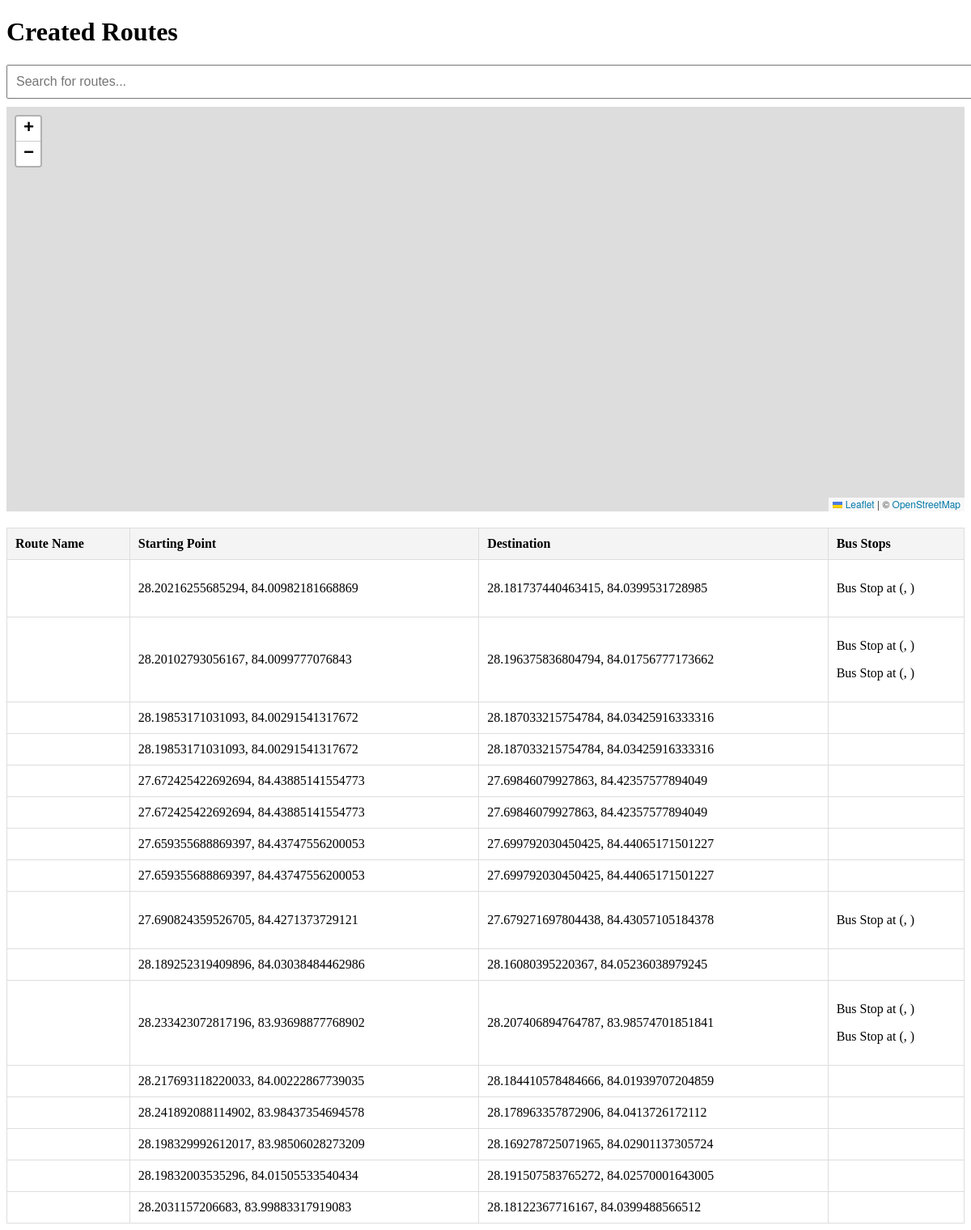
Before: /route_manager/routes/ with the older database file.
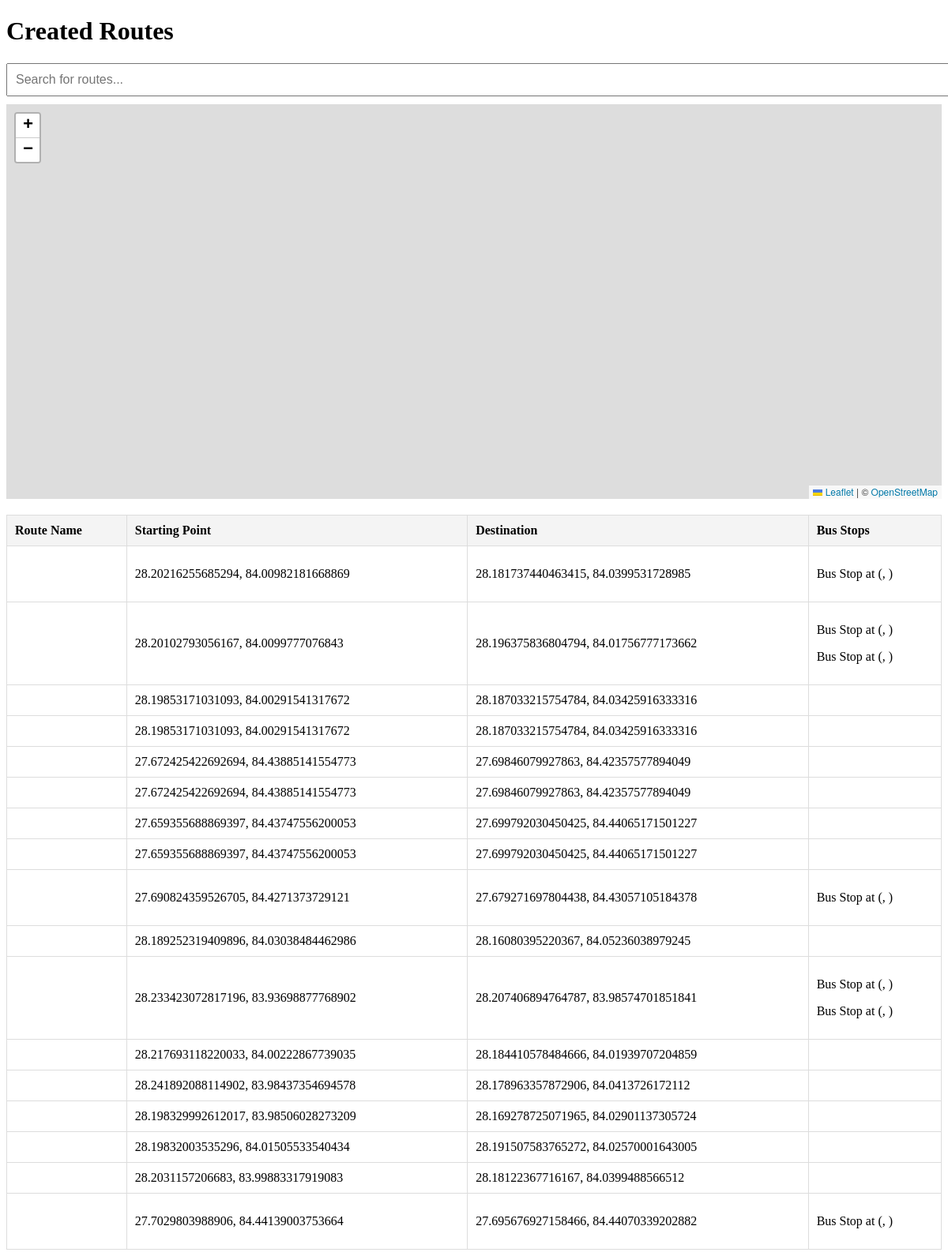
After: the same page with the newer database file.
### route_manager/models.py (models this page shows, shortened)
class Route(models.Model):
    route_name = models.CharField(max_length=255)
    starting_point = models.CharField(max_length=255)
    destination = models.CharField(max_length=255)
    route_data = models.TextField()

class BusStop(models.Model):
    name = models.CharField(max_length=255)
    latitude = models.FloatField()
    longitude = models.FloatField()
    route = models.ForeignKey(Route, on_delete=models.CASCADE, related_name='bus_stops')

### route_manager/views.py (the view)
# urls.py: path('routes/', views.route_list, name='route_list'),  # Added route list
def route_list(request):
    routes = Route.objects.all()
    bus_stops = BusStop.objects.all()
    return render(request, 'route_manager/routelist.html', {
        'routes': routes,
        'bus_stops': bus_stops,
    })

### route_manager/templates/route_manager/routelist.html (shortened to what this page needs)
<!DOCTYPE html>
<html lang="en">
<head>
    <link rel="stylesheet" href="https://unpkg.com/leaflet@1.7.1/dist/leaflet.css" />
</head>
<body>
<h1>Created Routes</h1>
<input type="text" id="searchBox" placeholder="Search for routes..." onkeyup="filterRoutes()">
<div id="map"></div>
<table id="routeTable">
    <thead>
        <tr>
            <th>Route Name</th>
            <th>Starting Point</th>
            <th>Destination</th>
            <th>Bus Stops</th>
        </tr>
    </thead>
    <tbody>
        {% for route in routes %}
        <tr id="route-{{ route.id }}" onclick="showBusStops({{ route.id }})">
            <td>{{ route.name }}</td>
            <td>{{ route.starting_point }}</td>
            <td>{{ route.destination }}</td>
            <td>
                {% for bus_stop in route.bus_stops.all %}
                    <p>Bus Stop at ({{ bus_stop.lat }}, {{ bus_stop.lon }})</p>
                {% endfor %}
            </td>
        </tr>
        {% empty %}
        <tr>
            <td colspan="4">No routes created yet.</td>
        </tr>
        {% endfor %}
    </tbody>
</table>
<link rel="stylesheet" href="https://unpkg.com/leaflet-routing-machine/dist/leaflet-routing-machine.css" />
</body>
</html>

Changed rows visible on the page:
added Route: starting_point "27.7029803988906, 84.44139003753664", destination "27.695676927158466, 84.44070339202882"
